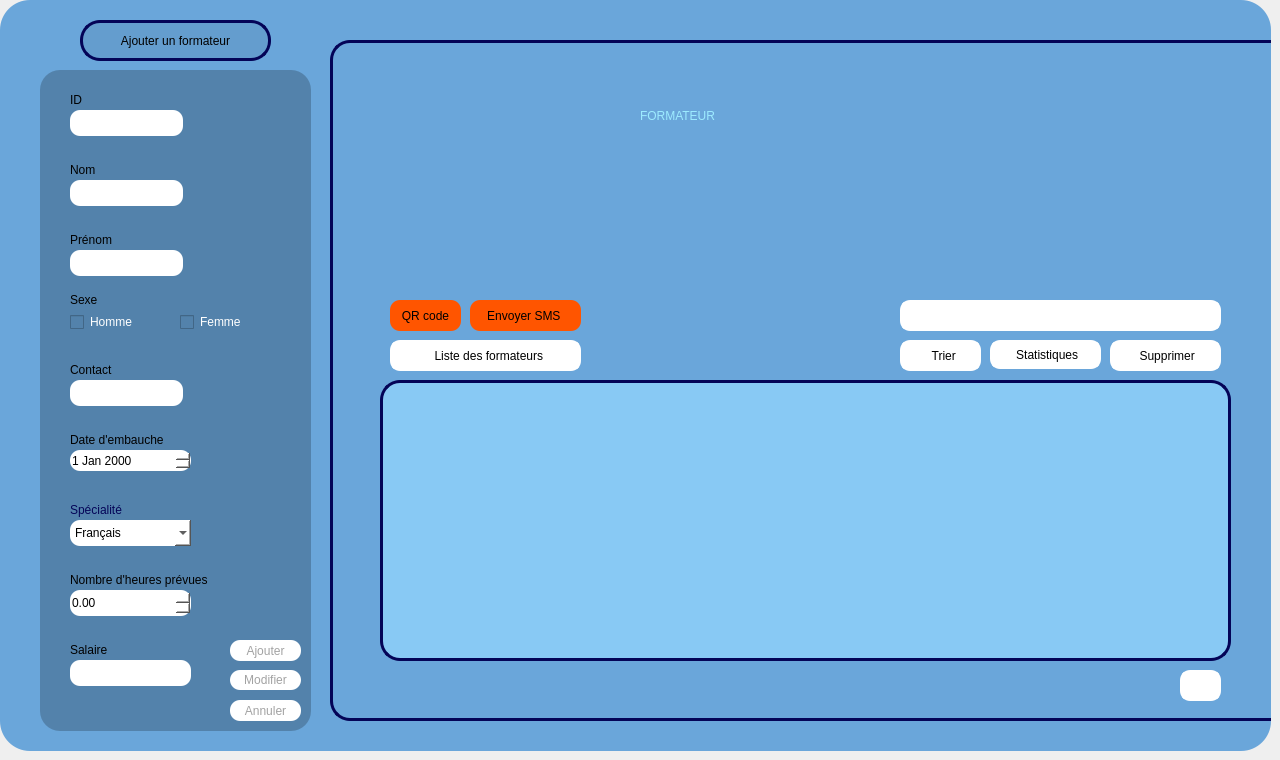
    <widget class="QWidget" name="page_formateur">
     <widget class="QWidget" name="Formateur_5" native="true">
      <property name="geometry">
       <rect>
        <x>0</x>
        <y>0</y>
        <width>1271</width>
        <height>751</height>
       </rect>
      </property>
      <property name="maximumSize">
       <size>
        <width>2000</width>
        <height>2000</height>
       </size>
      </property>
      <property name="baseSize">
       <size>
        <width>1000</width>
        <height>1000</height>
       </size>
      </property>
      <property name="mouseTracking">
       <bool>false</bool>
      </property>
      <property name="tabletTracking">
       <bool>false</bool>
      </property>
      <property name="autoFillBackground">
       <bool>false</bool>
      </property>
      <property name="styleSheet">
       <string notr="true">background-color: rgb(106, 166, 218);

border-radius:30px;</string>
      </property>
      <widget class="QFrame" name="frame_13">
       <property name="geometry">
        <rect>
         <x>40</x>
         <y>70</y>
         <width>271</width>
         <height>661</height>
        </rect>
       </property>
       <property name="styleSheet">
        <string notr="true">background-color: rgb(58, 196, 255);
background-color: rgb(83, 130, 171);
border-radius:20px;

</string>
       </property>
       <property name="frameShape">
        <enum>QFrame::Shape::StyledPanel</enum>
       </property>
       <property name="frameShadow">
        <enum>QFrame::Shadow::Raised</enum>
       </property>
       <widget class="QLabel" name="label_specialite_8">
        <property name="geometry">
         <rect>
          <x>30</x>
          <y>430</y>
          <width>111</width>
          <height>20</height>
         </rect>
        </property>
        <property name="styleSheet">
         <string notr="true">color: rgb(4, 4, 87);</string>
        </property>
        <property name="text">
         <string>Spécialité</string>
        </property>
       </widget>
       <widget class="QLineEdit" name="lineEdit_IdFormateur">
        <property name="geometry">
         <rect>
          <x>30</x>
          <y>40</y>
          <width>113</width>
          <height>26</height>
         </rect>
        </property>
        <property name="styleSheet">
         <string notr="true">background-color: rgb(255, 255, 255);
border-radius:10px;
</string>
        </property>
        <property name="maxLength">
         <number>8</number>
        </property>
       </widget>
       <widget class="QLabel" name="label_contact_7">
        <property name="geometry">
         <rect>
          <x>30</x>
          <y>290</y>
          <width>63</width>
          <height>20</height>
         </rect>
        </property>
        <property name="text">
         <string>Contact</string>
        </property>
       </widget>
       <widget class="QLineEdit" name="lineEdit_contactFormateur">
        <property name="geometry">
         <rect>
          <x>30</x>
          <y>310</y>
          <width>113</width>
          <height>26</height>
         </rect>
        </property>
        <property name="styleSheet">
         <string notr="true">background-color: rgb(255, 255, 255);
border-radius:10px;</string>
        </property>
       </widget>
       <widget class="QLabel" name="label_prenom_10">
        <property name="geometry">
         <rect>
          <x>30</x>
          <y>160</y>
          <width>63</width>
          <height>20</height>
         </rect>
        </property>
        <property name="text">
         <string>Prénom</string>
        </property>
       </widget>
       <widget class="QLineEdit" name="lineEdit_NomFormateur">
        <property name="geometry">
         <rect>
          <x>30</x>
          <y>110</y>
          <width>113</width>
          <height>26</height>
         </rect>
        </property>
        <property name="styleSheet">
         <string notr="true">background-color: rgb(255, 255, 255);
border-radius:10px;</string>
        </property>
        <property name="maxLength">
         <number>20</number>
        </property>
       </widget>
       <widget class="QLineEdit" name="lineEdit_PrenomFormateur">
        <property name="geometry">
         <rect>
          <x>30</x>
          <y>180</y>
          <width>113</width>
          <height>26</height>
         </rect>
        </property>
        <property name="styleSheet">
         <string notr="true">background-color: rgb(255, 255, 255);
border-radius:10px;</string>
        </property>
       </widget>
       <widget class="QLabel" name="label_cin_14">
        <property name="geometry">
         <rect>
          <x>30</x>
          <y>20</y>
          <width>31</width>
          <height>20</height>
         </rect>
        </property>
        <property name="text">
         <string>ID</string>
        </property>
       </widget>
       <widget class="QLabel" name="label_cin_15">
        <property name="geometry">
         <rect>
          <x>30</x>
          <y>90</y>
          <width>41</width>
          <height>20</height>
         </rect>
        </property>
        <property name="text">
         <string>Nom</string>
        </property>
       </widget>
       <widget class="QDoubleSpinBox" name="doubleSpinBox_heureprevueFormateur">
        <property name="geometry">
         <rect>
          <x>30</x>
          <y>520</y>
          <width>121</width>
          <height>26</height>
         </rect>
        </property>
        <property name="styleSheet">
         <string notr="true">background-color: rgb(255, 255, 255);
border-radius:10px;
</string>
        </property>
       </widget>
       <widget class="QDateEdit" name="dateEdit_embaucheFormateur">
        <property name="geometry">
         <rect>
          <x>30</x>
          <y>380</y>
          <width>121</width>
          <height>21</height>
         </rect>
        </property>
        <property name="styleSheet">
         <string notr="true">background-color: rgb(255, 255, 255);
border-radius:10px;</string>
        </property>
       </widget>
       <widget class="QLabel" name="label_embauhe_9">
        <property name="geometry">
         <rect>
          <x>30</x>
          <y>360</y>
          <width>131</width>
          <height>20</height>
         </rect>
        </property>
        <property name="text">
         <string>Date d'embauche</string>
        </property>
       </widget>
       <widget class="QLabel" name="label_contact_13">
        <property name="geometry">
         <rect>
          <x>30</x>
          <y>500</y>
          <width>191</width>
          <height>20</height>
         </rect>
        </property>
        <property name="text">
         <string>Nombre d'heures prévues</string>
        </property>
       </widget>
       <widget class="QLineEdit" name="lineEdit_salaireFormateur">
        <property name="geometry">
         <rect>
          <x>30</x>
          <y>590</y>
          <width>121</width>
          <height>26</height>
         </rect>
        </property>
        <property name="styleSheet">
         <string notr="true">background-color: rgb(255, 255, 255);
border-radius:10px;
</string>
        </property>
        <property name="text">
         <string/>
        </property>
       </widget>
       <widget class="QLabel" name="label_contact_14">
        <property name="geometry">
         <rect>
          <x>30</x>
          <y>570</y>
          <width>191</width>
          <height>20</height>
         </rect>
        </property>
        <property name="text">
         <string>Salaire</string>
        </property>
       </widget>
       <widget class="QCheckBox" name="checkBox_hommeFormateur">
        <property name="geometry">
         <rect>
          <x>30</x>
          <y>240</y>
          <width>91</width>
          <height>24</height>
         </rect>
        </property>
        <property name="styleSheet">
         <string notr="true">background-color: rgb(83, 130, 171);
border-color: rgb(255, 255, 255);
color: rgb(255, 255, 255);</string>
        </property>
        <property name="text">
         <string>Homme</string>
        </property>
       </widget>
       <widget class="QCheckBox" name="checkBox_femmeFormateur">
        <property name="geometry">
         <rect>
          <x>140</x>
          <y>240</y>
          <width>91</width>
          <height>24</height>
         </rect>
        </property>
        <property name="styleSheet">
         <string notr="true">color: rgb(255, 255, 255);</string>
        </property>
        <property name="text">
         <string>Femme</string>
        </property>
       </widget>
       <widget class="QLabel" name="label_prenom_12">
        <property name="geometry">
         <rect>
          <x>30</x>
          <y>220</y>
          <width>63</width>
          <height>20</height>
         </rect>
        </property>
        <property name="text">
         <string>Sexe</string>
        </property>
       </widget>
       <widget class="QPushButton" name="pushButton_ANNULER_5">
        <property name="geometry">
         <rect>
          <x>190</x>
          <y>630</y>
          <width>71</width>
          <height>21</height>
         </rect>
        </property>
        <property name="styleSheet">
         <string notr="true">QPushButton{
background-color: rgb(255, 255, 255);
color: rgb(162, 162, 162);
border-radius:10px;
}
QPushButton:hover{
	background-color: rgb(162, 162, 162);
	color: rgb(255, 255, 255);
}



</string>
        </property>
        <property name="text">
         <string>Annuler</string>
        </property>
       </widget>
       <widget class="QPushButton" name="pushButton_AJOUTER_5">
        <property name="geometry">
         <rect>
          <x>190</x>
          <y>570</y>
          <width>71</width>
          <height>21</height>
         </rect>
        </property>
        <property name="styleSheet">
         <string notr="true">QPushButton{
background-color: rgb(255, 255, 255);
color: rgb(162, 162, 162);
border-radius:10px;
}
QPushButton:hover{
	background-color: rgb(162, 162, 162);
	color: rgb(255, 255, 255);
}




</string>
        </property>
        <property name="text">
         <string>Ajouter</string>
        </property>
       </widget>
       <widget class="QComboBox" name="comboBox_specialiteFormateur">
        <property name="geometry">
         <rect>
          <x>30</x>
          <y>450</y>
          <width>121</width>
          <height>26</height>
         </rect>
        </property>
        <property name="styleSheet">
         <string notr="true">background-color: rgb(255, 255, 255);
border-radius:10px;</string>
        </property>
        <item>
         <property name="text">
          <string>Français</string>
         </property>
        </item>
        <item>
         <property name="text">
          <string>Anglais</string>
         </property>
        </item>
        <item>
         <property name="text">
          <string>Science</string>
         </property>
        </item>
        <item>
         <property name="text">
          <string>Physique</string>
         </property>
        </item>
        <item>
         <property name="text">
          <string>Arabe</string>
         </property>
        </item>
       </widget>
       <widget class="QPushButton" name="pushButton_modifierFormateur">
        <property name="geometry">
         <rect>
          <x>190</x>
          <y>600</y>
          <width>71</width>
          <height>20</height>
         </rect>
        </property>
        <property name="styleSheet">
         <string notr="true">QPushButton{
background-color: rgb(255, 255, 255);
color: rgb(162, 162, 162);
border-radius:10px;
}
QPushButton:hover{
	background-color: rgb(162, 162, 162);
	color: rgb(255, 255, 255);
}




</string>
        </property>
        <property name="text">
         <string>Modifier</string>
        </property>
       </widget>
       <widget class="QStackedWidget" name="stackedWidget_4">
        <property name="geometry">
         <rect>
          <x>210</x>
          <y>90</y>
          <width>120</width>
          <height>80</height>
         </rect>
        </property>
        <widget class="QWidget" name="page_7"/>
        <widget class="QWidget" name="page_8"/>
       </widget>
      </widget>
      <widget class="QFrame" name="frame_23">
       <property name="geometry">
        <rect>
         <x>330</x>
         <y>40</y>
         <width>1001</width>
         <height>681</height>
        </rect>
       </property>
       <property name="styleSheet">
        <string notr="true">border: 3px solid #040457;
border-radius:20px;
</string>
       </property>
       <property name="frameShape">
        <enum>QFrame::Shape::StyledPanel</enum>
       </property>
       <property name="frameShadow">
        <enum>QFrame::Shadow::Raised</enum>
       </property>
       <widget class="QLineEdit" name="lineEdit_RechercheFormateur">
        <property name="geometry">
         <rect>
          <x>570</x>
          <y>260</y>
          <width>291</width>
          <height>31</height>
         </rect>
        </property>
        <property name="styleSheet">
         <string notr="true">background-color: rgb(255, 255, 255);
border-radius:10px;
border: 3px solid #ffffff;
color: rgb(162, 162, 162);</string>
        </property>
        <property name="text">
         <string/>
        </property>
       </widget>
       <widget class="QPushButton" name="pushButton_PDF_formateur_2">
        <property name="geometry">
         <rect>
          <x>850</x>
          <y>630</y>
          <width>41</width>
          <height>31</height>
         </rect>
        </property>
        <property name="styleSheet">
         <string notr="true">QPushButton{
background-color: rgb(255, 255, 255);
border-radius:10px;
border: 3px solid #ffffff;
}
QPushButton:hover{
	background-color: rgb(220, 220, 220);
	color: rgb(90, 90, 90);

	border-radius:10px;
}
</string>
        </property>
        <property name="text">
         <string/>
        </property>
        <property name="icon">
         <iconset resource="image.qrc">
          <normaloff>:/img/download.png</normaloff>:/img/download.png</iconset>
        </property>
       </widget>
       <widget class="QLabel" name="label_7">
        <property name="geometry">
         <rect>
          <x>310</x>
          <y>50</y>
          <width>331</width>
          <height>51</height>
         </rect>
        </property>
        <property name="styleSheet">
         <string notr="true">background-color: rgb(106, 166, 218);
color: rgb(83, 130, 171);
color: rgb(157, 235, 255);
border: none;
font: 30pt &quot;Rockwell&quot;;</string>
        </property>
        <property name="text">
         <string>FORMATEUR</string>
        </property>
       </widget>
       <widget class="QTableView" name="Tab_Formateur">
        <property name="geometry">
         <rect>
          <x>50</x>
          <y>340</y>
          <width>851</width>
          <height>281</height>
         </rect>
        </property>
        <property name="styleSheet">
         <string notr="true">background-color: rgb(136, 201, 244);</string>
        </property>
       </widget>
       <widget class="QPushButton" name="pushButton_RechercheFormateur">
        <property name="geometry">
         <rect>
          <x>840</x>
          <y>260</y>
          <width>51</width>
          <height>31</height>
         </rect>
        </property>
        <property name="styleSheet">
         <string notr="true">QPushButton{
background-color: rgb(255, 255, 255);
border-radius:10px;
border: 3px solid #ffffff;
}
QPushButton:hover{
	background-color: rgb(240, 240, 240);
	border-radius:10px;
}
</string>
        </property>
        <property name="text">
         <string/>
        </property>
        <property name="icon">
         <iconset resource="image.qrc">
          <normaloff>:/img/loupe.png</normaloff>:/img/loupe.png</iconset>
        </property>
       </widget>
       <widget class="QPushButton" name="pushButton_listeformateur_2">
        <property name="geometry">
         <rect>
          <x>60</x>
          <y>300</y>
          <width>191</width>
          <height>31</height>
         </rect>
        </property>
        <property name="styleSheet">
         <string notr="true">QPushButton{
background-color: rgb(255, 255, 255);
border-radius:10px;
border: 3px solid #ffffff;
}
QPushButton:hover{
	background-color: rgb(220, 220, 220);
	color: rgb(90, 90, 90);

	border-radius:10px;
}
</string>
        </property>
        <property name="text">
         <string>  Liste des formateurs</string>
        </property>
        <property name="icon">
         <iconset resource="image.qrc">
          <normaloff>:/img/formateur.png</normaloff>:/img/formateur.png</iconset>
        </property>
        <property name="iconSize">
         <size>
          <width>30</width>
          <height>30</height>
         </size>
        </property>
       </widget>
       <widget class="QPushButton" name="pushButton_SupprimerFormateur">
        <property name="geometry">
         <rect>
          <x>780</x>
          <y>300</y>
          <width>111</width>
          <height>31</height>
         </rect>
        </property>
        <property name="styleSheet">
         <string notr="true">QPushButton{
background-color: rgb(255, 255, 255);
border-radius:10px;
border: 3px solid #ffffff;
}
QPushButton:hover{
	background-color: rgb(220, 220, 220);
	color: rgb(90, 90, 90);

	border-radius:10px;
}
</string>
        </property>
        <property name="text">
         <string> Supprimer</string>
        </property>
        <property name="icon">
         <iconset resource="image.qrc">
          <normaloff>:/img/poubelle.png</normaloff>:/img/poubelle.png</iconset>
        </property>
       </widget>
       <widget class="QPushButton" name="pushButton_stat_formateur">
        <property name="geometry">
         <rect>
          <x>660</x>
          <y>300</y>
          <width>111</width>
          <height>29</height>
         </rect>
        </property>
        <property name="styleSheet">
         <string notr="true">QPushButton{
background-color: rgb(255, 255, 255);
border-radius:10px;
border: 3px solid #ffffff;
}
QPushButton:hover{
	background-color: rgb(220, 220, 220);
	color: rgb(90, 90, 90);

	border-radius:10px;
}
</string>
        </property>
        <property name="text">
         <string> Statistiques</string>
        </property>
        <property name="icon">
         <iconset resource="image.qrc">
          <normaloff>:/img/stat.png</normaloff>:/img/stat.png</iconset>
        </property>
       </widget>
       <widget class="QPushButton" name="pushButton_TRIER_FORMATEUR_2">
        <property name="geometry">
         <rect>
          <x>570</x>
          <y>300</y>
          <width>81</width>
          <height>31</height>
         </rect>
        </property>
        <property name="styleSheet">
         <string notr="true">QPushButton{
background-color: rgb(255, 255, 255);
border-radius:10px;
border: 3px solid #ffffff;
color: 000000;
}
QPushButton:hover{
	background-color: rgb(220, 220, 220);
	color: rgb(90, 90, 90);
	border-radius:10px;
}
</string>
        </property>
        <property name="text">
         <string>  Trier</string>
        </property>
        <property name="icon">
         <iconset resource="image.qrc">
          <normaloff>:/img/trie.png</normaloff>:/img/trie.png</iconset>
        </property>
        <property name="autoRepeatInterval">
         <number>97</number>
        </property>
       </widget>
       <widget class="QLabel" name="label_QRcode">
        <property name="geometry">
         <rect>
          <x>60</x>
          <y>70</y>
          <width>171</width>
          <height>171</height>
         </rect>
        </property>
        <property name="styleSheet">
         <string notr="true">border-radius:0px;
border:none;
background-color: rgb(106, 166, 218);</string>
        </property>
        <property name="text">
         <string/>
        </property>
       </widget>
       <widget class="QPushButton" name="pushButton_QRcode">
        <property name="geometry">
         <rect>
          <x>60</x>
          <y>260</y>
          <width>71</width>
          <height>31</height>
         </rect>
        </property>
        <property name="styleSheet">
         <string notr="true">QPushButton{
	background-color: rgb(255, 85, 0);
	color: rgb(0, 0, 0);
border-radius:10px;
border:none;
}
QPushButton:hover{
	background-color: rgb(162, 162, 162);
	color: rgb(255, 255, 255);
}




</string>
        </property>
        <property name="text">
         <string>QR code</string>
        </property>
       </widget>
       <widget class="QPushButton" name="pushButton_SMS">
        <property name="geometry">
         <rect>
          <x>140</x>
          <y>260</y>
          <width>111</width>
          <height>31</height>
         </rect>
        </property>
        <property name="styleSheet">
         <string notr="true">QPushButton{
	background-color: rgb(255, 85, 0);
	color: rgb(0, 0, 0);
border-radius:10px;
border:none;
}
QPushButton:hover{
	background-color: rgb(162, 162, 162);
	color: rgb(255, 255, 255);
}




</string>
        </property>
        <property name="text">
         <string>Envoyer SMS </string>
        </property>
       </widget>
      </widget>
      <widget class="QPushButton" name="pushButton_AjouterFormateur">
       <property name="geometry">
        <rect>
         <x>80</x>
         <y>20</y>
         <width>191</width>
         <height>41</height>
        </rect>
       </property>
       <property name="styleSheet">
        <string notr="true">QPushButton{
background-color: rgb(100, 157, 206);
border: 3px solid #040457;
border-radius:20px;
}

QPushButton:hover{
background-color: rgb(95, 1572 201);
border: 3px solid #030346;
border-radius:20px;
}</string>
       </property>
       <property name="text">
        <string>Ajouter un formateur</string>
       </property>
      </widget>
     </widget>
    </widget>
